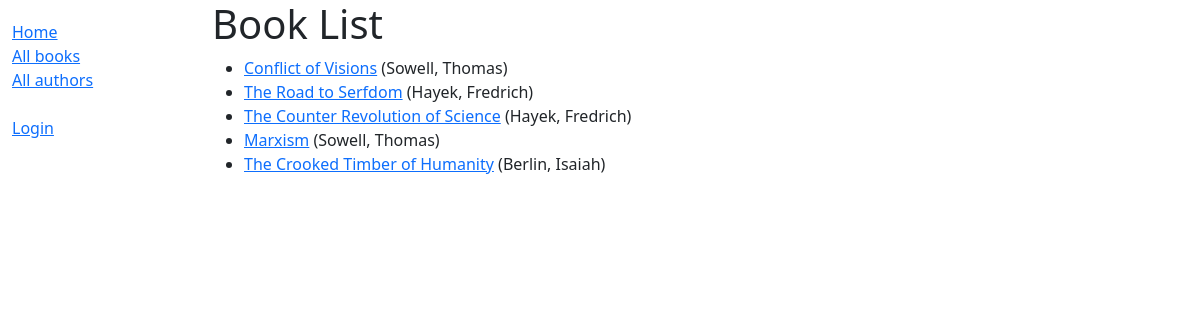
Before: /catalog/books/ with the older database file.
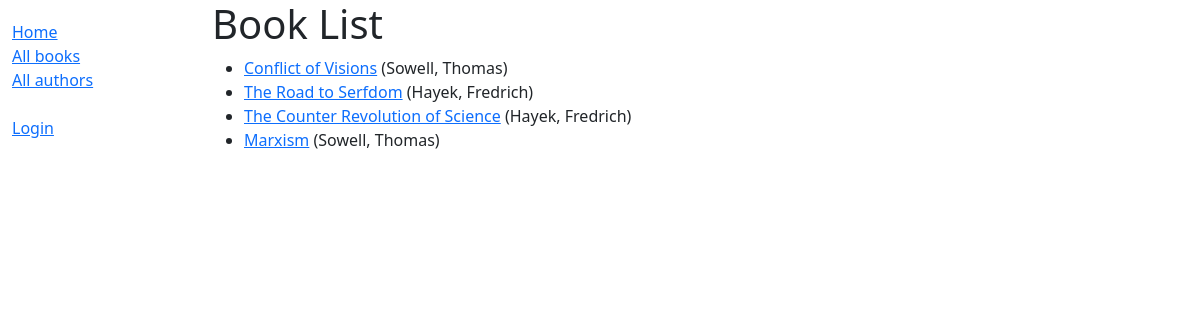
After: the same page with the newer database file.
### catalog/models.py (models this page shows, shortened)
class Book(models.Model):
    title = models.CharField(max_length=200)
    author = models.ForeignKey(Author, on_delete=models.RESTRICT, null=True)
    summary = models.TextField(
        max_length=1000, help_text="Enter a brief description of the book")
    isbn = models.CharField('ISBN', max_length=13,
                            unique=True,
                            help_text='13 Character <a href="https://www.isbn-international.org/content/what-isbn'
                                    '">ISBN number</a>')
    genre = models.ManyToManyField(Genre, help_text="Select a genre for this book")
    language = models.ForeignKey(Language, on_delete=models.SET_NULL, null=True)
    def display_genre(self):
        """Create a string for the Genre. This is required to display genre in Admin."""
        return ', '.join(genre.name for genre in self.genre.all()[:3])
    display_genre.short_description = 'Genre'
    def get_absolute_url(self):
        return reverse('book-detail', args=[str(self.id)])

class Author(models.Model):
    first_name = models.CharField(max_length=100)
    last_name = models.CharField(max_length=100)
    date_of_birth = models.DateField(null=True, blank=True)
    date_of_death = models.DateField('died', null=True, blank=True)
    class Meta:
        ordering = ['last_name', 'first_name']
    def __str__(self):
        return f'{self.last_name}, {self.first_name}'

### catalog/views.py (the view)
# urls.py: path('books/', views.BookListView.as_view(), name='books'),
class BookListView(generic.ListView):
    model = Book
    paginate_by = 10

### catalog/templates/catalog/book_list.html
{% extends "base_generic.html" %}
{% block content %}
  <h1>Book List</h1>
  {% if book_list %}
    <ul>
      {% for book in book_list %}
      <li>
        <a href="{{ book.get_absolute_url }}">{{ book.title }}</a>
        ({{book.author}})
      </li>
      {% endfor %}
    </ul>
  {% else %}
    <p>There are no books in the library.</p>
  {% endif %}
{% endblock %}

Changed rows visible on the page:
removed Book: title "The Crooked Timber of Humanity", author "Berlin, Isaiah"
